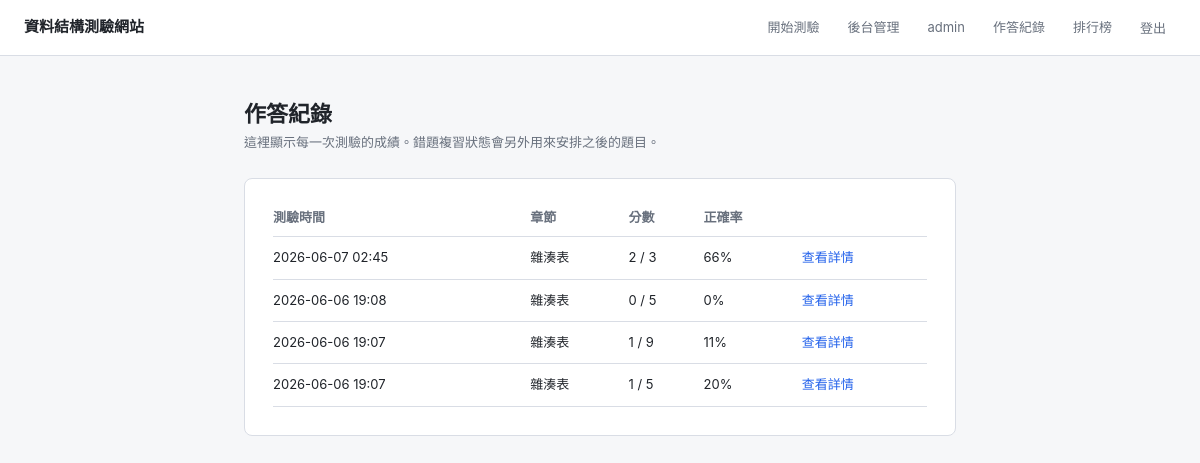
Page /history/ (signed in) on the committed database.
### quiz/models.py (models this page shows, shortened)
class QuizAttempt(models.Model):
    user = models.ForeignKey(
        User,
        on_delete=models.CASCADE,
        related_name="quiz_attempts",
        verbose_name="使用者",
    )
    chapter = models.ForeignKey(
        Chapter,
        on_delete=models.PROTECT,
        related_name="quiz_attempts",
        verbose_name="章節",
    )
    question_count = models.PositiveIntegerField(default=0, verbose_name="題數")
    score = models.PositiveIntegerField(default=0, verbose_name="分數")
    started_at = models.DateTimeField(auto_now_add=True, verbose_name="開始時間")
    completed_at = models.DateTimeField(null=True, blank=True, verbose_name="完成時間")
    class Meta:
        ordering = ["-started_at"]
        verbose_name = "測驗紀錄"
        verbose_name_plural = "測驗紀錄"
    @property
    def accuracy(self):
        if not self.question_count:
            return 0
        return int(self.score / self.question_count * 100)

class Chapter(models.Model):
    name = models.CharField(max_length=100, verbose_name="章節名稱")
    order = models.PositiveIntegerField(default=0, verbose_name="排序")
    class Meta:
        ordering = ["order", "id"]
        verbose_name = "章節"
        verbose_name_plural = "章節"

### quiz/views.py (the view)
# urls.py: path('history/',           views.history,       name='history'),
@login_required
def history(request):
    attempts = (
        QuizAttempt.objects.filter(user=request.user)
        .select_related("chapter")
        .prefetch_related("answers")
        .order_by("-started_at")
    )
    return render(
        request,
        "quiz/history.html",
        {"attempts": attempts},
    )

### quiz/templates/quiz/history.html (shortened to what this page needs)
{% extends 'quiz/base.html' %}
{% block content %}
<div class="container">
  <div style="margin-bottom: 24px;">
    <h1 style="font-size: 22px; font-weight: 800;">作答紀錄</h1>
    <p class="text-muted">這裡顯示每一次測驗的成績。錯題複習狀態會另外用來安排之後的題目。</p>
  </div>
  <div class="card">
    <table>
      <thead>
        <tr>
          <th>測驗時間</th>
          <th>章節</th>
          <th>分數</th>
          <th>正確率</th>
          <th></th>
        </tr>
      </thead>
      <tbody>
        {% for attempt in attempts %}
        <tr>
          <td>
            {% if attempt.completed_at %}
              {{ attempt.completed_at|date:"Y-m-d H:i" }}
            {% else %}
              {{ attempt.started_at|date:"Y-m-d H:i" }}
            {% endif %}
          </td>
          <td>{{ attempt.chapter.name }}</td>
          <td>{{ attempt.score }} / {{ attempt.question_count }}</td>
          <td>{{ attempt.accuracy }}%</td>
          <td><a href="{% url 'history_detail' attempt.id %}">查看詳情</a></td>
        </tr>
        {% empty %}
        <tr>
          <td colspan="5" class="text-muted">尚無測驗紀錄。</td>
        </tr>
        {% endfor %}
      </tbody>
    </table>
  </div>
</div>
{% endblock %}

### quiz/templates/quiz/base.html (shortened to what this page needs)
<!DOCTYPE html>
<html lang="zh-Hant">
<head>
</head>
<body>
<nav>
  <a href="{% url 'home' %}" class="nav-brand">資料結構測驗網站</a>
  <div class="nav-links">
    {% if user.is_authenticated %}
      <a href="{% url 'quiz_setup' %}">開始測驗</a>
      {% if user.is_staff %}
        <a href="/admin/">後台管理</a>
      {% endif %}
      <span>{{ user.username }}</span>
      <a href="{% url 'history' %}">作答紀錄</a>
      <a href="{% url 'leaderboard' %}">排行榜</a>
      <form method="post" action="{% url 'logout' %}" style="display: inline;">
        <button type="submit">登出</button>
      </form>
    {% else %}
      <a href="{% url 'login' %}">登入</a>
      <a href="{% url 'register' %}">註冊</a>
    {% endif %}
  </div>
</nav>
{% block content %}{% endblock %}
</body>
</html>

### quiz/templates/quiz/base.html (style rules this page uses)
*, *::before, *::after { box-sizing: border-box; margin: 0; padding: 0; }
:root { --bg: #f6f7f9; --surface: #ffffff; --border: #d9dde5; --text: #20242a; --muted: #68707d; --accent: #2563eb; --accent-dim: #eff6ff; --ok: #15803d; --ok-dim: #f0fdf4; --err: #b91c1c; --err-dim: #fef2f2; --radius: 8px; }
body { background: var(--bg); color: var(--text); font-family: -apple-system, BlinkMacSystemFont, "Segoe UI", "Noto Sans TC", Arial, sans-serif; font-size: 15px; line-height: 1.65; min-height: 100vh; }
a { color: var(--accent); text-decoration: none; }
nav { background: var(--surface); border-bottom: 1px solid var(--border); padding: 0 24px; min-height: 56px; display: flex; align-items: center; justify-content: space-between; gap: 16px; }
.nav-brand { font-size: 15px; font-weight: 700; color: var(--text); }
.nav-links { display: flex; gap: 8px; align-items: center; flex-wrap: wrap; justify-content: flex-end; }
.nav-links a, .nav-links span, .nav-links button { font-size: 13px; color: var(--muted); padding: 5px 10px; border-radius: var(--radius); border: 0; background: transparent; font-family: inherit; cursor: pointer; }
.container { max-width: 760px; margin: 0 auto; padding: 40px 24px; }
.card { background: var(--surface); border: 1px solid var(--border); border-radius: var(--radius); padding: 28px; }
.score-label, .text-muted { color: var(--muted); font-size: 13px; }
table { width: 100%; border-collapse: collapse; font-size: 13px; }
th { color: var(--muted); text-align: left; padding: 0 8px 8px 0; border-bottom: 1px solid var(--border); }
td { padding: 10px 8px 10px 0; border-bottom: 1px solid var(--border); vertical-align: top; }

### rows in the picture
QuizAttempt: completed_at "2026-06-07 02:45", chapter.name "雜湊表", score "2", question_count "3", accuracy "66"
QuizAttempt: completed_at "2026-06-06 19:08", chapter.name "雜湊表", score "0", question_count "5", accuracy "0"
QuizAttempt: started_at "2026-06-06 19:07", chapter.name "雜湊表", score "1", question_count "9", accuracy "11"
QuizAttempt: completed_at "2026-06-06 19:07", chapter.name "雜湊表", score "1", question_count "5", accuracy "20"

### other values in the picture
{{ user.username }} "admin"
